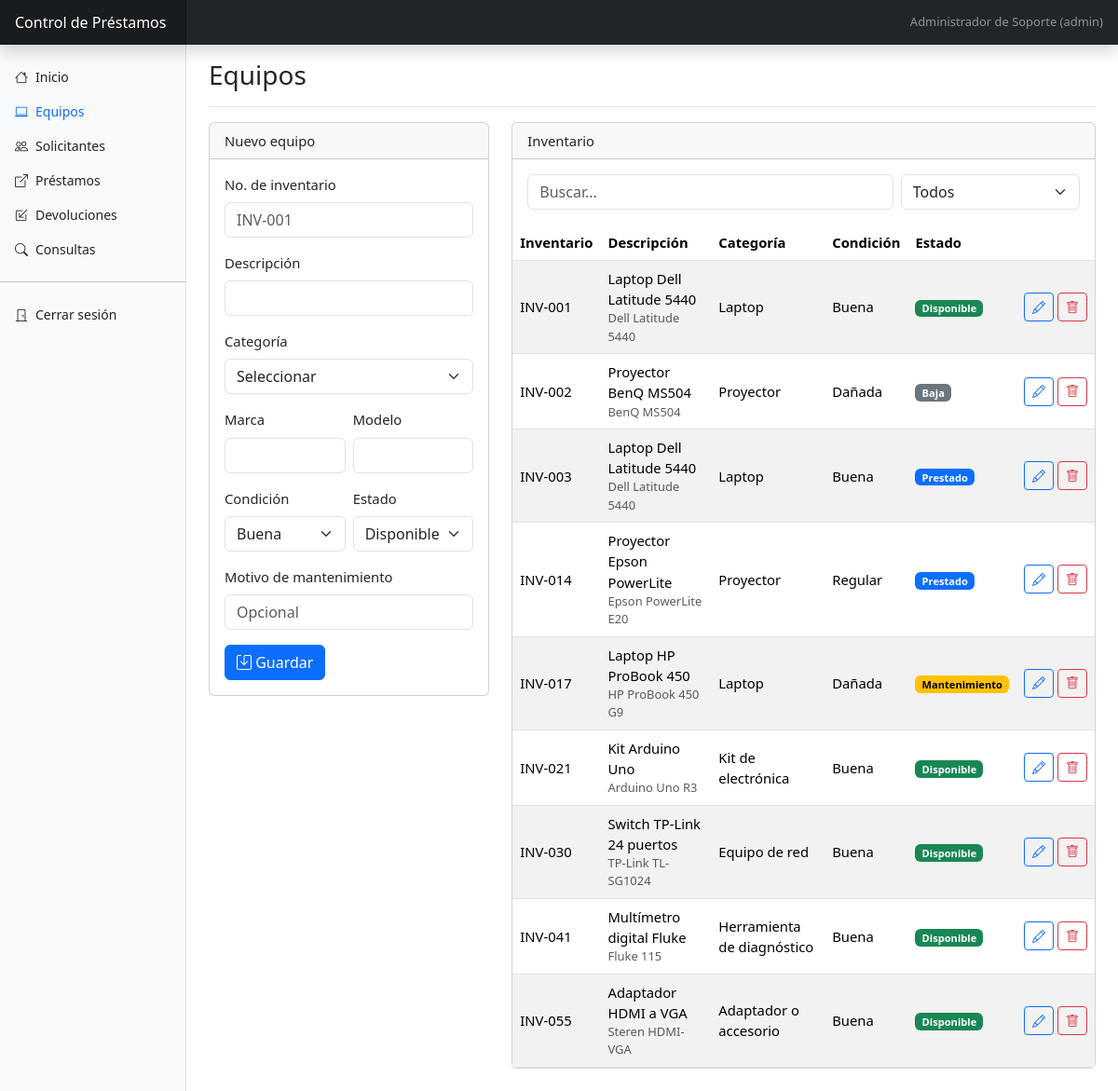
The page /equipos.php (signed in) on the database its author committed.
### tables this page shows
CREATE TABLE equipo (
  id_equipo       INT UNSIGNED  NOT NULL AUTO_INCREMENT,
  num_inventario  VARCHAR(30)   NOT NULL,
  descripcion     VARCHAR(150)  NOT NULL,
  id_categoria    INT UNSIGNED  NOT NULL,
  marca           VARCHAR(50)   NULL,
  modelo          VARCHAR(60)   NULL,
  condicion       ENUM('BUENA', 'REGULAR', 'DANADA') NOT NULL DEFAULT 'BUENA',
  estado          ENUM('DISPONIBLE', 'PRESTADO', 'MANTENIMIENTO', 'BAJA') NOT NULL DEFAULT 'DISPONIBLE',
  fecha_alta      DATE          NOT NULL DEFAULT (CURRENT_DATE),
  CONSTRAINT pk_equipo PRIMARY KEY (id_equipo),
  CONSTRAINT uq_equipo_inventario UNIQUE (num_inventario),
  CONSTRAINT fk_equipo_categoria FOREIGN KEY (id_categoria)
    REFERENCES categoria (id_categoria)
    ON UPDATE CASCADE ON DELETE RESTRICT
);

CREATE TABLE categoria (
  id_categoria  INT UNSIGNED  NOT NULL AUTO_INCREMENT,
  nombre        VARCHAR(60)   NOT NULL,
  CONSTRAINT pk_categoria PRIMARY KEY (id_categoria),
  CONSTRAINT uq_categoria_nombre UNIQUE (nombre)
);

### app/auth.php (called while the page is built, shortened)
<?php
function usuario_actual(): ?array
{
    return $_SESSION['usuario'] ?? null;
}
function es_admin(): bool
{
    return (usuario_actual()['rol'] ?? '') === 'ADMIN';
}

### app/db.php (called while the page is built)
<?php
function db(): PDO
{
    static $pdo = null;
    if ($pdo === null) {
        $cfg = require __DIR__ . '/../config/config.php';
        $dsn = "mysql:host={$cfg['db_host']};port={$cfg['db_port']};dbname={$cfg['db_name']};charset=utf8mb4";
        $pdo = new PDO($dsn, $cfg['db_user'], $cfg['db_pass'], [
            PDO::ATTR_ERRMODE            => PDO::ERRMODE_EXCEPTION,
            PDO::ATTR_DEFAULT_FETCH_MODE => PDO::FETCH_ASSOC,
            PDO::ATTR_EMULATE_PREPARES   => false,
        ]);
    }
    return $pdo;
}
function consulta(string $sql, array $params = []): PDOStatement
{
    $st = db()->prepare($sql);
    $st->execute($params);
    return $st;
}

### public/equipos.php (the view, shortened to what this page needs)
<?php
require_once __DIR__ . '/../app/layout.php';
$editar = isset($_GET['editar'])
    ? consulta('SELECT * FROM equipo WHERE id_equipo = ?', [(int) $_GET['editar']])->fetch()
    : null;
$equipos = consulta('SELECT e.id_equipo, e.num_inventario, e.descripcion, c.nombre AS categoria, e.marca, e.modelo,
                            e.condicion, e.estado
                     FROM equipo e JOIN categoria c ON c.id_categoria = e.id_categoria
                     ORDER BY e.num_inventario')->fetchAll();
encabezado('Equipos');
?>
<div class="row g-4">
  <?php if (es_admin()): ?>
  <div class="col-lg-4">
    <div class="card">
      <div class="card-header"><?= $editar ? 'Editar ' . e($editar['num_inventario']) : 'Nuevo equipo' ?></div>
      <div class="card-body">
        <form method="post" class="needs-validation" novalidate>
          <div class="mb-3">
            <label for="num_inventario" class="form-label">No. de inventario</label>
            <input id="num_inventario" name="num_inventario" class="form-control" required pattern="INV-[0-9]{3,6}"
                   value="<?= e($editar['num_inventario'] ?? '') ?>" placeholder="INV-001">
          </div>
          <div class="mb-3">
            <label for="descripcion" class="form-label">Descripción</label>
            <input id="descripcion" name="descripcion" class="form-control" required minlength="3" value="<?= e($editar['descripcion'] ?? '') ?>">
          </div>
          <div class="mb-3">
            <label for="id_categoria" class="form-label">Categoría</label>
            <select id="id_categoria" name="id_categoria" class="form-select" required>
              <option value="">Seleccionar</option>
            </select>
          </div>
          <div class="row g-2 mb-3">
            <div class="col"><label for="marca" class="form-label">Marca</label><input id="marca" name="marca" class="form-control" value="<?= e($editar['marca'] ?? '') ?>"></div>
            <div class="col"><label for="modelo" class="form-label">Modelo</label><input id="modelo" name="modelo" class="form-control" value="<?= e($editar['modelo'] ?? '') ?>"></div>
          </div>
          <div class="row g-2 mb-3">
            <div class="col">
              <label for="condicion" class="form-label">Condición</label>
              <select id="condicion" name="condicion" class="form-select" required>
                <?php foreach ($CONDICIONES as $valor => $texto): ?>
                  <option value="<?= $valor ?>" <?= ($editar['condicion'] ?? 'BUENA') === $valor ? 'selected' : '' ?>><?= $texto ?></option>
                <?php endforeach; ?>
              </select>
            </div>
            <div class="col">
              <label for="estado" class="form-label">Estado</label>
              <select id="estado" name="estado" class="form-select" required>
                <?php foreach ($ESTADOS as $valor => $texto):
                    if ($valor === 'PRESTADO' && ($editar['estado'] ?? '') !== 'PRESTADO') continue; ?>
                  <option value="<?= $valor ?>" <?= ($editar['estado'] ?? 'DISPONIBLE') === $valor ? 'selected' : '' ?>><?= $texto ?></option>
                <?php endforeach; ?>
              </select>
            </div>
          </div>
          <div class="mb-3">
            <label for="motivo" class="form-label">Motivo de mantenimiento</label>
            <input id="motivo" name="motivo" class="form-control" maxlength="255" placeholder="Opcional">
          </div>
          <button class="btn btn-primary" type="submit"><i class="bi bi-save"></i> Guardar</button>
        </form>
      </div>
    </div>
  </div>
  <?php endif; ?>
  <div class="<?= es_admin() ? 'col-lg-8' : 'col-12' ?>">
    <div class="card">
      <div class="card-header">Inventario</div>
      <div class="card-body pb-0">
        <div class="row g-2 mb-3">
          <div class="col-sm-8"><input type="search" class="form-control" placeholder="Buscar..." data-filtro="#tabla-equipos"></div>
          <div class="col-sm-4">
            <select class="form-select" data-filtro-estado="#tabla-equipos">
              <option value="">Todos</option>
            </select>
          </div>
        </div>
      </div>
      <div class="table-responsive">
        <table class="table table-striped table-hover mb-0" id="tabla-equipos">
          <thead><tr><th>Inventario</th><th>Descripción</th><th>Categoría</th><th>Condición</th><th>Estado</th><?php if (es_admin()): ?><th></th><?php endif; ?></tr></thead>
          <tbody>
          <?php foreach ($equipos as $eq): ?>
            <tr data-fila data-estado="<?= e($eq['estado']) ?>">
              <td><?= e($eq['num_inventario']) ?></td>
              <td><?= e($eq['descripcion']) ?><div class="small text-body-secondary"><?= e(trim($eq['marca'] . ' ' . $eq['modelo'])) ?></div></td>
              <td><?= e($eq['categoria']) ?></td>
              <td><?= e($CONDICIONES[$eq['condicion']]) ?></td>
              <td><?= badge_estado($eq['estado']) ?></td>
              <?php if (es_admin()): ?>
              <td class="text-nowrap tabla-acciones">
                <a class="btn btn-sm btn-outline-primary" href="equipos.php?editar=<?= $eq['id_equipo'] ?>" title="Editar"><i class="bi bi-pencil"></i></a>
                <form method="post" onsubmit="return confirm('¿Eliminar el equipo <?= e($eq['num_inventario']) ?>?');">
                  <button class="btn btn-sm btn-outline-danger" type="submit" title="Eliminar"><i class="bi bi-trash"></i></button>
                </form>
              </td>
              <?php endif; ?>
            </tr>
          <?php endforeach; ?>
          </tbody>
        </table>
      </div>
    </div>
  </div>
</div>
<?php pie();

### app/layout.php (shortened to what this page needs)
<?php
require_once __DIR__ . '/db.php';
require_once __DIR__ . '/auth.php';
function e($texto): string
{
    return htmlspecialchars((string) $texto, ENT_QUOTES, 'UTF-8');
}
$ESTADOS = ['DISPONIBLE' => 'Disponible', 'PRESTADO' => 'Prestado', 'MANTENIMIENTO' => 'Mantenimiento', 'BAJA' => 'Baja'];
$CONDICIONES = ['BUENA' => 'Buena', 'REGULAR' => 'Regular', 'DANADA' => 'Dañada'];
function badge_estado(string $estado): string
{
    global $ESTADOS;
    $color = ['DISPONIBLE' => 'success', 'PRESTADO' => 'primary', 'MANTENIMIENTO' => 'warning', 'BAJA' => 'secondary'][$estado] ?? 'light';
    return '<span class="badge text-bg-' . $color . '">' . e($ESTADOS[$estado] ?? $estado) . '</span>';
}
function encabezado(string $titulo): void
{
    $u = usuario_actual();
    $actual = basename($_SERVER['SCRIPT_NAME']);
    $menu = [
        'index.php'        => ['bi-house', 'Inicio'],
        'equipos.php'      => ['bi-laptop', 'Equipos'],
        'solicitantes.php' => ['bi-people', 'Solicitantes'],
        'prestamos.php'    => ['bi-box-arrow-up-right', 'Préstamos'],
        'devoluciones.php' => ['bi-box-arrow-in-down-left', 'Devoluciones'],
        'consultas.php'    => ['bi-search', 'Consultas'],
    ];
    ?>
<!doctype html>
<html lang="es">
<head>
  <link rel="stylesheet" href="vendor/bootstrap/bootstrap.min.css">
  <link rel="stylesheet" href="vendor/bootstrap-icons/bootstrap-icons.min.css">
  <link rel="stylesheet" href="css/estilos.css">
</head>
<body>
<header class="navbar sticky-top bg-dark flex-md-nowrap p-0 shadow" data-bs-theme="dark">
  <a class="navbar-brand col-md-3 col-lg-2 me-0 px-3 fs-6 text-white" href="index.php">Control de Préstamos</a>
  <span class="navbar-text text-white-50 small d-none d-md-inline ms-auto me-3">
    <?= e($u['nombre_completo'] ?? '') ?> (<?= e(strtolower($u['rol'] ?? '')) ?>)
  </span>
</header>
<div class="container-fluid">
  <div class="row">
    <div class="sidebar border-end col-md-3 col-lg-2 p-0 bg-body-tertiary">
      <div class="offcanvas-md offcanvas-end bg-body-tertiary" tabindex="-1" id="menuLateral">
        <div class="offcanvas-body d-md-flex flex-column p-0 pt-lg-3 overflow-y-auto">
          <ul class="nav flex-column">
            <?php foreach ($menu as $archivo => [$icono, $texto]): ?>
              <li class="nav-item">
                <a class="nav-link d-flex align-items-center gap-2 <?= $actual === $archivo ? 'active' : '' ?>" href="<?= $archivo ?>">
                  <i class="bi <?= $icono ?>"></i> <?= $texto ?>
                </a>
              </li>
            <?php endforeach; ?>
          </ul>
          <hr class="my-3">
          <ul class="nav flex-column mb-auto">
            <li class="nav-item">
              <a class="nav-link d-flex align-items-center gap-2" href="logout.php"><i class="bi bi-door-closed"></i> Cerrar sesión</a>
            </li>
          </ul>
        </div>
      </div>
    </div>
    <main class="col-md-9 ms-sm-auto col-lg-10 px-md-4 pb-4">
      <div class="d-flex justify-content-between flex-wrap align-items-center pt-3 pb-2 mb-3 border-bottom">
        <h1 class="h3"><?= e($titulo) ?></h1>
      </div>
<?php
}
function pie(): void
{
    ?>
    </main>
  </div>
</div>
</body>
</html>
<?php
}

### public/css/estilos.css (style rules this page uses)
body { font-size: .925rem; }
.navbar-brand { padding-top: .75rem; padding-bottom: .75rem; background-color: rgba(0, 0, 0, .25); box-shadow: inset -1px 0 0 rgba(0, 0, 0, .25); }
@media (min-width: 768px) { .sidebar .offcanvas-lg, .sidebar .offcanvas-md { position: -webkit-sticky; position: sticky; top: 48px; } }
@media (min-width: 768px) { .sidebar { min-height: calc(100vh - 48px); } }
.sidebar .nav-link { font-size: .875rem; font-weight: 500; color: var(--bs-body-color); }
.sidebar .nav-link.active { color: var(--bs-primary); }
.table td, .table th { vertical-align: middle; }
.tabla-acciones form { display: inline; }

### rows shown on the page
equipo: num_inventario "INV-001", descripcion "Laptop Dell Latitude 5440", marca+modelo "Dell Latitude 5440", id_categoria.nombre "Laptop", condicion "Buena", estado "Disponible"
equipo: num_inventario "INV-002", descripcion "Proyector BenQ MS504", marca+modelo "BenQ MS504", id_categoria.nombre "Proyector", condicion "Dañada", estado "Baja"
equipo: num_inventario "INV-003", descripcion "Laptop Dell Latitude 5440", marca+modelo "Dell Latitude 5440", id_categoria.nombre "Laptop", condicion "Buena", estado "Prestado"
equipo: num_inventario "INV-014", descripcion "Proyector Epson PowerLite", marca+modelo "Epson PowerLite E20", id_categoria.nombre "Proyector", condicion "Regular", estado "Prestado"
equipo: num_inventario "INV-017", descripcion "Laptop HP ProBook 450", marca+modelo "HP ProBook 450 G9", id_categoria.nombre "Laptop", condicion "Dañada", estado "Mantenimiento"
equipo: num_inventario "INV-021", descripcion "Kit Arduino Uno", marca+modelo "Arduino Uno R3", id_categoria.nombre "Kit de electrónica", condicion "Buena", estado "Disponible"
equipo: num_inventario "INV-030", descripcion "Switch TP-Link 24 puertos", marca+modelo "TP-Link TL-SG1024", id_categoria.nombre "Equipo de red", condicion "Buena", estado "Disponible"
equipo: num_inventario "INV-041", descripcion "Multímetro digital Fluke", marca+modelo "Fluke 115", id_categoria.nombre "Herramienta de diagnóstico", condicion "Buena", estado "Disponible"
equipo: num_inventario "INV-055", descripcion "Adaptador HDMI a VGA", marca+modelo "Steren HDMI-VGA", id_categoria.nombre "Adaptador o accesorio", condicion "Buena", estado "Disponible"

### other values the page prints
$u['nombre_completo'] "Administrador de Soporte"
$u['rol'] "admin"
$texto "Inicio"
$texto "Equipos"
$texto "Solicitantes"
$texto "Préstamos"
$texto "Devoluciones"
$texto "Consultas"
$titulo "Equipos"
form field condicion "Buena"
form field estado "Disponible"
